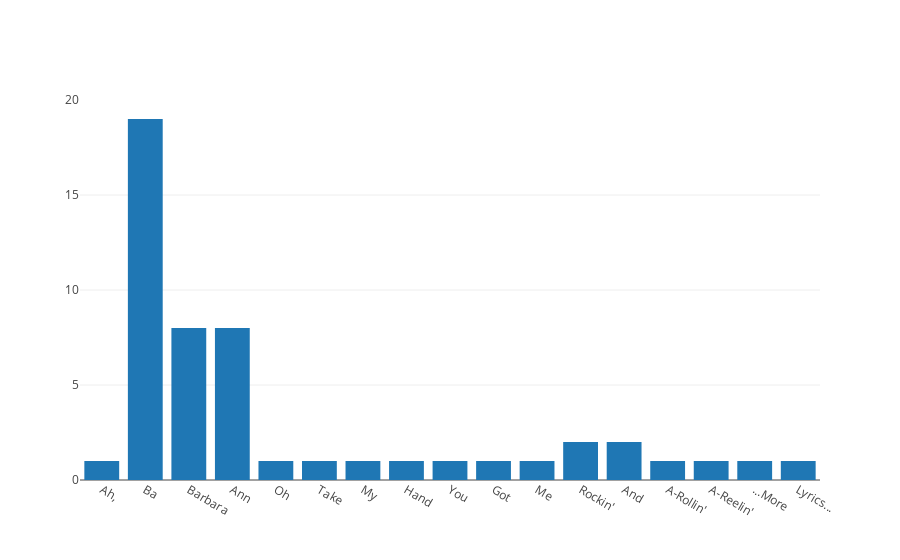

The notebook cell saved with this chart:
### Code cell
plotly.offline.iplot({'data': [trace]})

### Figure 1 — Plotly figure (JSON) as saved in the notebook; plotly's stock layout.template omitted (floating-point values rounded to 4 significant figures)
{"data": [{"type": "bar", "uid": "e0f132b4-d5d9-11ea-9af2-34363b7ec9a2", "x": ["Ah,", "Ba", "Barbara", "Ann", "Oh", "Take", "My", "Hand", "You", "Got", "Me", "Rockin'", "And", "A-Rollin'", "A-Reelin'", "...More", "Lyrics..."], "y": [1, 19, 8, 8, 1, 1, 1, 1, 1, 1, 1, 2, 2, 1, 1, 1, 1]}], "layout": {}}
